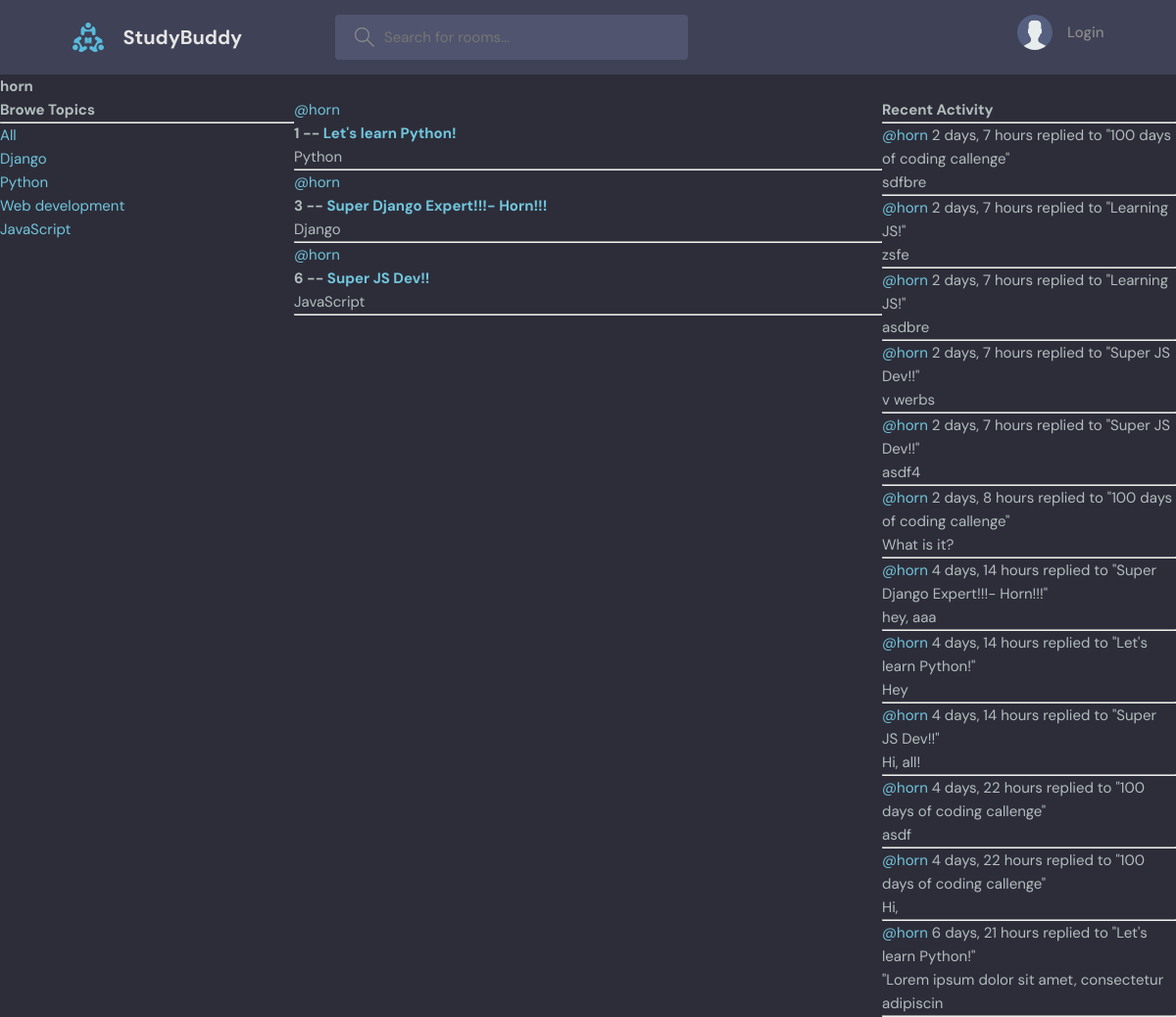
Page /profile/1/ on the committed database.
### base/models.py (models this page shows, shortened)
class Topic(models.Model):
    name = models.CharField(max_length=200)

class Room(models.Model):
    host = models.ForeignKey(User, on_delete=models.SET_NULL, null=True)
    topic = models.ForeignKey(Topic, on_delete=models.SET_NULL, null=True)
    name = models.CharField(max_length=200)
    description = models.TextField(null=True, blank=True)
    participants = models.ManyToManyField(
        User, related_name='participants', blank=True)
    updated = models.DateTimeField(auto_now=True)
    created = models.DateTimeField(auto_now_add=True)
    class Meta:
        ordering = ['-updated', '-created']
    def __str__(self):
        return self.name

class Message(models.Model):
    user = models.ForeignKey(User, on_delete=models.CASCADE)
    room = models.ForeignKey(Room, on_delete=models.CASCADE)
    body = models.TextField()
    updated = models.DateTimeField(auto_now=True)
    created = models.DateTimeField(auto_now_add=True)
    class Meta:
        ordering = ['-updated', '-created']
    def __str__(self):
        return self.body[0:50]

### base/views.py (the view)
# urls.py: path('profile/<str:pk>/', views.userProfile, name='user-profile'),
def userProfile(request, pk):
    user = User.objects.get(id=pk)
    rooms = user.room_set.all()
    room_messages = user.message_set.all()
    topics = Topic.objects.all()
    context = {'user': user, 'rooms': rooms, 'room_messages': room_messages, 'topics': topics}
    return render(request, 'base/profile.html', context)

### base/templates/base/profile.html (shortened to what this page needs)
{% extends 'main.html' %}
{% block content %}
<h1>{{user.username}}</h1>
<div class="profile-container">
    <div>
        {% include 'base/topics_component.html' %}
    </div>
    <div>
        {% include 'base/feed_component.html' %}
    </div>
    <div>
        {% include 'base/activity_component.html' %}
    </div>
</div>
{% endblock content %}

### base/templates/base/topics_component.html
<h3>Browe Topics</h3>
    <hr />
    <div>
      <a href="{% url 'home' %}">All</a>
    </div>
    {% for topic in topics %}
    <div>
      <a href="{% url 'home' %}?q={{topic.name}}">{{topic.name}}</a>
    </div>
    {% endfor %}

### base/templates/base/feed_component.html (shortened to what this page needs)
<div>
    {% for room in rooms %}
    <div>
      <a href="{% url 'user-profile' room.host.id %}">@{{room.host.username}}</a>
      <h5>
        {{room.id}} -- <a href="{% url 'room' room.id %}"> {{room.name}}</a>
      </h5>
      <small>{{room.topic.name}}</small>
      <hr />
    </div>
    {% endfor %}
  </div>

### base/templates/base/activity_component.html (shortened to what this page needs)
<h3>Recent Activity</h3>
<hr />
{% for message in room_messages %}
<small><a href="{% url 'user-profile' message.user.id %}">@{{message.user}}</a> {{message.created|timesince}}</small>
<small>replied to "{{message.room}}"</small>
<p>{{message}}</p>
<hr />
{% endfor %}

### static/styles/style.css (style rules this page uses)
:root { --color-main: #71c6dd; --color-main-light: #e1f6fb; --color-dark: #3f4156; --color-dark-medium: #51546e; --color-dark-light: #696d97; --color-light: #e5e5e5; --color-gray: #8b8b8b; --color-light-gray: #b2bdbd; --color-bg: #2d2d39; --color-success: #5dd693; --color-error: #fc4b0b; }
* { font-family: "DM Sans", -apple-system, BlinkMacSystemFont, "Segoe UI", Roboto, Oxygen, Ubuntu, Cantarell, "Open Sans", "Helvetica Neue", sans-serif; margin: 0; padding: 0; box-sizing: border-box; text-rendering: optimizeLegibility; font-size: inherit; }
html { font-size: 56.25%; }
@media only screen and (min-width: 1200px) { html { font-size: 62.5%; } }
body { line-height: 1.6; font-weight: 400; font-size: 1.5rem; color: var(--color-light-gray); background-color: var(--color-bg); min-height: 100vh; }
a { display: inline-block; color: var(--color-main); text-decoration: none; }

### base/templates/base/profile.html (style rules this page uses)
.profile-container { display: grid; grid-template-columns: 1fr 2fr 1fr; }

### rows in the picture
Topic: name "Django"
Topic: name "Python"
Topic: name "Web development"
Topic: name "JavaScript"
Room: host.username "horn", id "1", name "Let's learn Python!", topic.name "Python"
Room: host.username "horn", id "3", name "Super Django Expert!!!- Horn!!!", topic.name "Django"
Room: host.username "horn", id "6", name "Super JS Dev!!", topic.name "JavaScript"
Message: user "horn", created "2 days, 7 hours", room "100 days of coding callenge", body "sdfbre"
Message: user "horn", created "2 days, 7 hours", room "Learning JS!", body "zsfe"
Message: user "horn", created "2 days, 7 hours", room "Learning JS!", body "asdbre"
Message: user "horn", created "2 days, 7 hours", room "Super JS Dev!!", body "v werbs"
Message: user "horn", created "2 days, 7 hours", room "Super JS Dev!!", body "asdf4"
Message: user "horn", created "2 days, 8 hours", room "100 days of coding callenge", body "What is it?"
Message: user "horn", created "4 days, 14 hours", room "Super Django Expert!!!- Horn!!!", body "hey, aaa"
Message: user "horn", created "4 days, 14 hours", room "Let's learn Python!", body "Hey"
Message: user "horn", created "4 days, 14 hours", room "Super JS Dev!!", body "Hi, all!"
Message: user "horn", created "4 days, 22 hours", room "100 days of coding callenge", body "asdf"
Message: user "horn", created "4 days, 22 hours", room "100 days of coding callenge", body "Hi,"
Message: user "horn", created "6 days, 21 hours", room "Let's learn Python!", body "\"Lorem ipsum dolor sit amet, consectetur adipiscin"

### other values in the picture
{{ user.username }} "horn"
